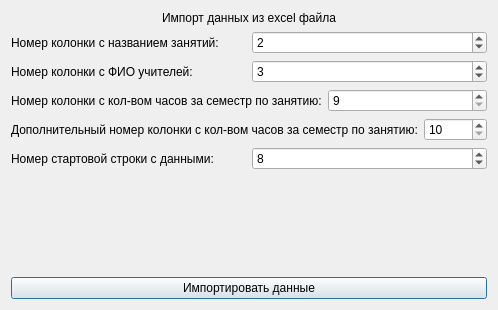
<?xml version="1.0" encoding="UTF-8"?>
<ui version="4.0">
 <class>Dialog</class>
 <widget class="QDialog" name="Dialog">
  <property name="geometry">
   <rect>
    <x>0</x>
    <y>0</y>
    <width>498</width>
    <height>310</height>
   </rect>
  </property>
  <property name="windowTitle">
   <string>Dialog</string>
  </property>
  <layout class="QVBoxLayout" name="verticalLayout">
   <item>
    <widget class="QLabel" name="label_6">
     <property name="layoutDirection">
      <enum>Qt::LeftToRight</enum>
     </property>
     <property name="text">
      <string>Импорт данных из excel файла</string>
     </property>
     <property name="alignment">
      <set>Qt::AlignCenter</set>
     </property>
    </widget>
   </item>
   <item>
    <layout class="QHBoxLayout" name="horizontalLayout">
     <item>
      <widget class="QLabel" name="label">
       <property name="text">
        <string>Номер колонки с названием занятий:</string>
       </property>
      </widget>
     </item>
     <item>
      <widget class="QSpinBox" name="num_col_lesson">
       <property name="value">
        <number>2</number>
       </property>
      </widget>
     </item>
    </layout>
   </item>
   <item>
    <layout class="QHBoxLayout" name="horizontalLayout_2">
     <item>
      <widget class="QLabel" name="label_2">
       <property name="text">
        <string>Номер колонки с ФИО учителей:</string>
       </property>
      </widget>
     </item>
     <item>
      <widget class="QSpinBox" name="num_col_teacher">
       <property name="value">
        <number>3</number>
       </property>
      </widget>
     </item>
    </layout>
   </item>
   <item>
    <layout class="QHBoxLayout" name="horizontalLayout_3">
     <item>
      <widget class="QLabel" name="label_3">
       <property name="text">
        <string>Номер колонки с кол-вом часов за семестр по занятию:</string>
       </property>
      </widget>
     </item>
     <item>
      <widget class="QSpinBox" name="num_col_hours">
       <property name="minimum">
        <number>9</number>
       </property>
      </widget>
     </item>
    </layout>
   </item>
   <item>
    <layout class="QHBoxLayout" name="horizontalLayout_4">
     <item>
      <widget class="QLabel" name="label_4">
       <property name="text">
        <string>Дополнительный номер колонки с кол-вом часов за семестр по занятию:</string>
       </property>
      </widget>
     </item>
     <item>
      <widget class="QSpinBox" name="num_col_hours_extra">
       <property name="minimum">
        <number>10</number>
       </property>
      </widget>
     </item>
    </layout>
   </item>
   <item>
    <layout class="QHBoxLayout" name="horizontalLayout_6">
     <item>
      <widget class="QLabel" name="label_5">
       <property name="text">
        <string>Номер стартовой строки с данными:</string>
       </property>
      </widget>
     </item>
     <item>
      <widget class="QSpinBox" name="num_start_row">
       <property name="value">
        <number>8</number>
       </property>
      </widget>
     </item>
    </layout>
   </item>
   <item>
    <spacer name="verticalSpacer">
     <property name="orientation">
      <enum>Qt::Vertical</enum>
     </property>
     <property name="sizeHint" stdset="0">
      <size>
       <width>20</width>
       <height>40</height>
      </size>
     </property>
    </spacer>
   </item>
   <item>
    <widget class="QPushButton" name="btn_import_data">
     <property name="text">
      <string>Импортировать данные</string>
     </property>
    </widget>
   </item>
  </layout>
 </widget>
 <resources/>
 <connections/>
</ui>
